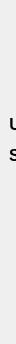
            <widget class="QWidget" name="widget">
             <property name="geometry">
              <rect>
               <x>0</x>
               <y>0</y>
               <width>16</width>
               <height>344</height>
              </rect>
             </property>
             <attribute name="icon">
              <iconset>
               <normaloff>imagens Projeto/sobre.png</normaloff>imagens Projeto/sobre.png</iconset>
             </attribute>
             <attribute name="label">
              <string>         Sobre</string>
             </attribute>
             <widget class="QLabel" name="label_4">
              <property name="geometry">
               <rect>
                <x>-11</x>
                <y>40</y>
                <width>172</width>
                <height>231</height>
               </rect>
              </property>
              <property name="text">
               <string>&lt;html&gt;&lt;head/&gt;&lt;body&gt;&lt;p align=&quot;center&quot;&gt;&lt;span style=&quot; font-family:'Arial,sans-serif'; font-size:12pt; font-weight:600;&quot;&gt;Usuário:&lt;/span&gt;&lt;span style=&quot; font-family:'Arial,sans-serif'; font-size:12pt;&quot;/&gt;&lt;span style=&quot; font-family:'Arial,sans-serif'; font-size:12pt; text-decoration: underline;&quot;&gt;QtCliente&lt;/span&gt;&lt;/p&gt;&lt;p align=&quot;center&quot;&gt;&lt;span style=&quot; font-family:'Arial,sans-serif'; font-size:12pt; font-weight:600;&quot;&gt;Sistema:&lt;/span&gt;&lt;span style=&quot; font-family:'Arial,sans-serif'; font-size:12pt;&quot;/&gt;&lt;span style=&quot; font-family:'Arial,sans-serif'; font-size:12pt; text-decoration: underline;&quot;&gt;Cadastro&lt;/span&gt;&lt;/p&gt;&lt;p align=&quot;center&quot;&gt;&lt;span style=&quot; font-family:'Arial,sans-serif'; font-size:12pt; font-weight:600;&quot;&gt;Status:&lt;/span&gt;&lt;span style=&quot; font-family:'Arial,sans-serif'; font-size:12pt;&quot;/&gt;&lt;span style=&quot; font-family:'Arial,sans-serif'; font-size:12pt; text-decoration: underline;&quot;&gt;Ativo&lt;/span&gt;&lt;/p&gt;&lt;/body&gt;&lt;/html&gt;</string>
              </property>
             </widget>
             <widget class="QPushButton" name="btn_toggle_5">
              <property name="geometry">
               <rect>
                <x>171</x>
                <y>60</y>
                <width>39</width>
                <height>40</height>
               </rect>
              </property>
              <property name="sizeIncrement">
               <size>
                <width>0</width>
                <height>0</height>
               </size>
              </property>
              <property name="cursor">
               <cursorShape>PointingHandCursor</cursorShape>
              </property>
              <property name="styleSheet">
               <string notr="true">QPushButton{
color: rgb(255, 255, 255);
font: 87 12pt &quot;Arial Black&quot;;
border-width: 0px; 
border-radius: 0px;
border-style: outset; 
border-color: rgb(0, 0, 0);
}

QPushButton:pressed{
background-color: rgb(99, 99, 99);
}</string>
              </property>
              <property name="text">
               <string/>
              </property>
              <property name="icon">
               <iconset>
                <normaloff>imagens Projeto/menu-suspenso.png</normaloff>imagens Projeto/menu-suspenso.png</iconset>
              </property>
              <property name="iconSize">
               <size>
                <width>35</width>
                <height>40</height>
               </size>
              </property>
             </widget>
             <widget class="QPushButton" name="btn_toggle_6">
              <property name="geometry">
               <rect>
                <x>123</x>
                <y>173</y>
                <width>32</width>
                <height>27</height>
               </rect>
              </property>
              <property name="sizeIncrement">
               <size>
                <width>0</width>
                <height>0</height>
               </size>
              </property>
              <property name="cursor">
               <cursorShape>PointingHandCursor</cursorShape>
              </property>
              <property name="styleSheet">
               <string notr="true">
color: rgb(255, 255, 255);
font: 87 12pt &quot;Arial Black&quot;;
border-width: 0px; 
border-radius: 0px;
border-style: outset; 
border-color: rgb(0, 0, 0);
</string>
              </property>
              <property name="text">
               <string/>
              </property>
              <property name="icon">
               <iconset>
                <normaloff>imagens Projeto/aceitar.png</normaloff>imagens Projeto/aceitar.png</iconset>
              </property>
              <property name="iconSize">
               <size>
                <width>20</width>
                <height>20</height>
               </size>
              </property>
             </widget>
            </widget>
